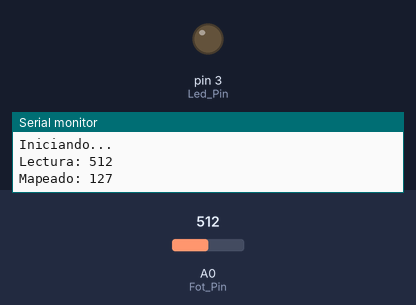
Recording of a sketch running on a simulated Arduino Uno, built with avr-gcc and run on an emulated ATmega328P. Shown: output pins drawn as LEDs (lit = HIGH), the last lines printed to the serial monitor. The test bench sets the inputs (shaded band); at power-on: A0 (Fot_Pin) = 512.

Above: at 1.25 s.
1.3 s: A0 (Fot_Pin) set to 716
At 1.45 s:
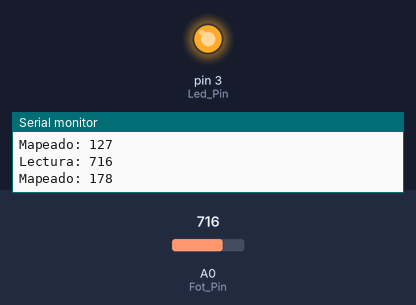
4.3 s: A0 (Fot_Pin) set to 511
At 4.45 s:
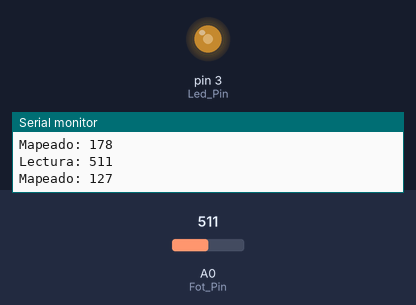
7.3 s: A0 (Fot_Pin) set to 122
Timing chart, 0 to 16.3 s (numbered marks = the images above; inputs shaded):
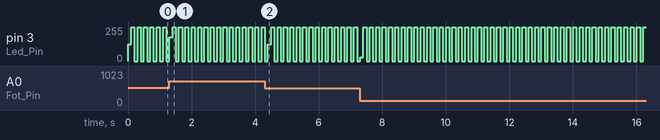

The sketch:

UTN_Clase_Arduino04_001.ino
```cpp
//Seteo de variables
int Led_Pin = 3;
int Fot_Pin = A0;
int sensorValue = 0;
int outputValue = 0;
int lastValue = 0;

//Seteo del arranque de codigo
void setup()
{
  Serial.begin(9600);
  Serial.print("Iniciando");
  Serial.println("...");
  pinMode(Led_Pin, OUTPUT);
}

//Codigo a loopear
void loop()
{
 sensorValue = analogRead(Fot_Pin);
 if (sensorValue != lastValue)
  {
  	lastValue = sensorValue;
    outputValue = map(sensorValue, 0, 1023, 0, 255);
    analogWrite(Led_Pin, outputValue);
    Serial.print("Lectura: ");
    Serial.println(sensorValue);
    Serial.print("Mapeado: ");
    Serial.println(outputValue);
  }
  else
  {
  	digitalWrite(Led_Pin, HIGH);
    delay(100);
    digitalWrite(Led_Pin, LOW);
  }
  	delay(100);
}

//Codigo del Apunte:

/*digitalWrite(Led_Pin, HIGH);
 sensorValue = analogRead(Fot_Pin);
 outputValue = map(sensorValue, 0, 1023, 0, 255);
 analogWrite(Led_Pin, outputValue);
 Serial.print("Lectura: ");
 Serial.println(sensorValue);
 Serial.print("Mapeado: ");
 Serial.println(outputValue);
 delay(250);
 digitalWrite(Led_Pin, LOW);
 delay(250);*/
```

Measured:
- by itself, pin 3 (Led_Pin): repeats every 0.20 s: 255/255 0.10 s, 0/255 0.10 s
